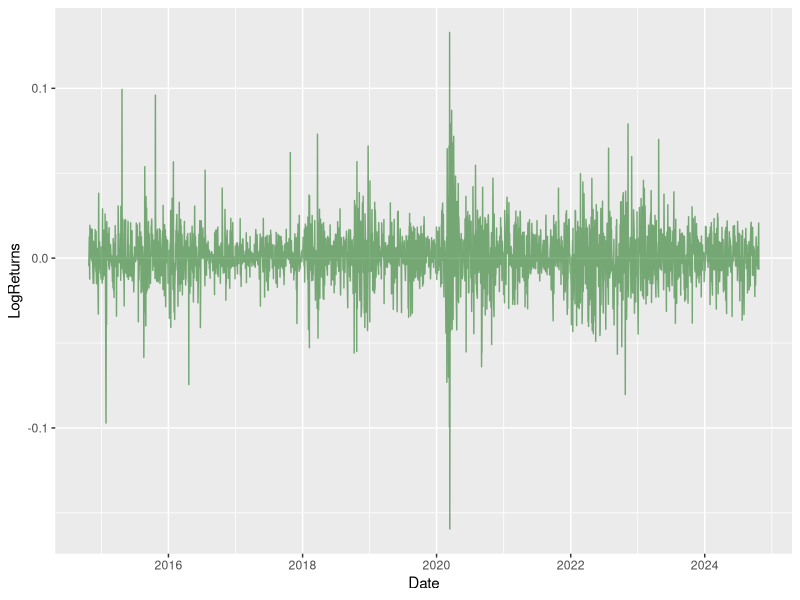
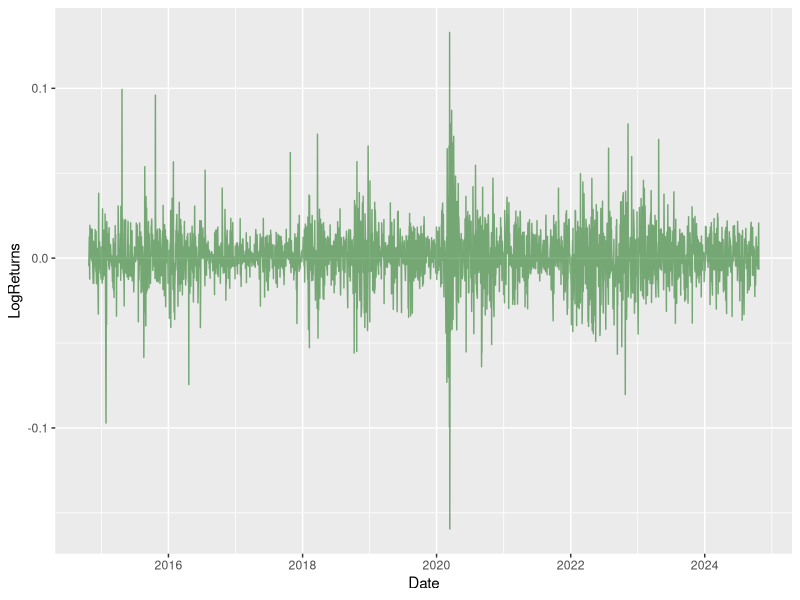
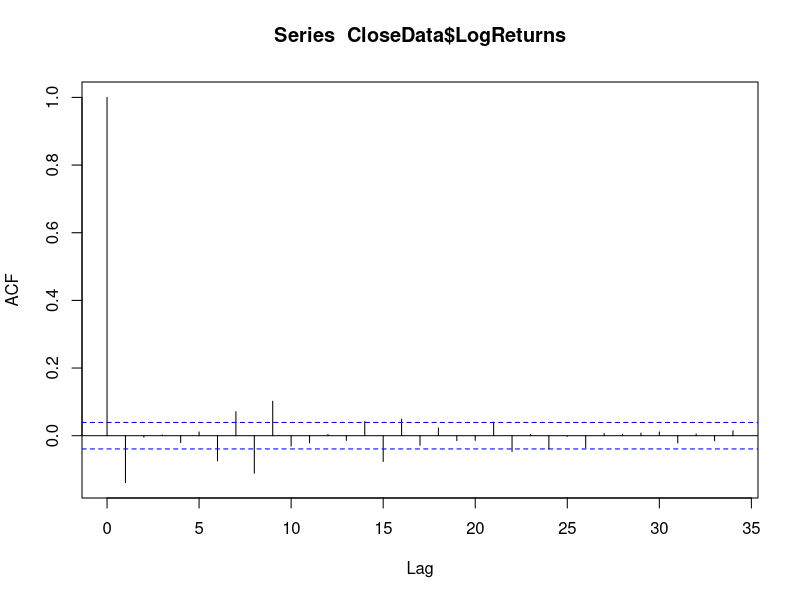
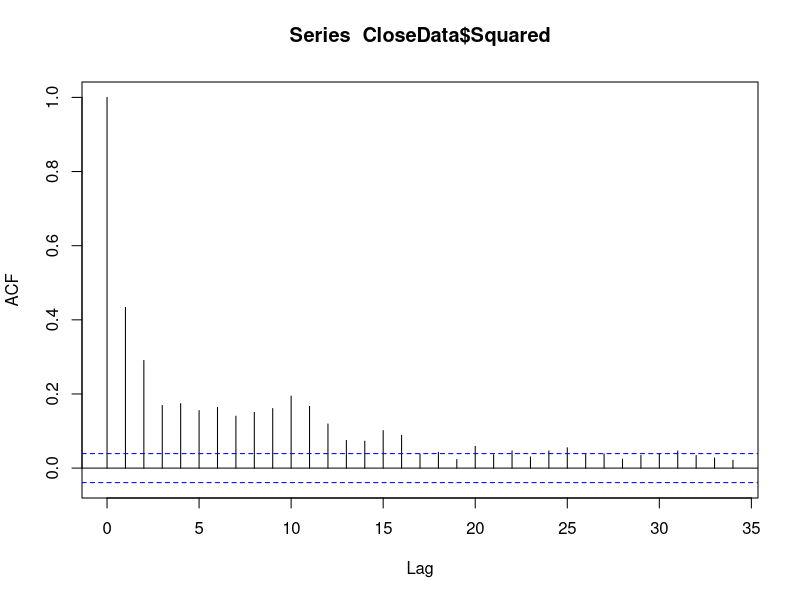
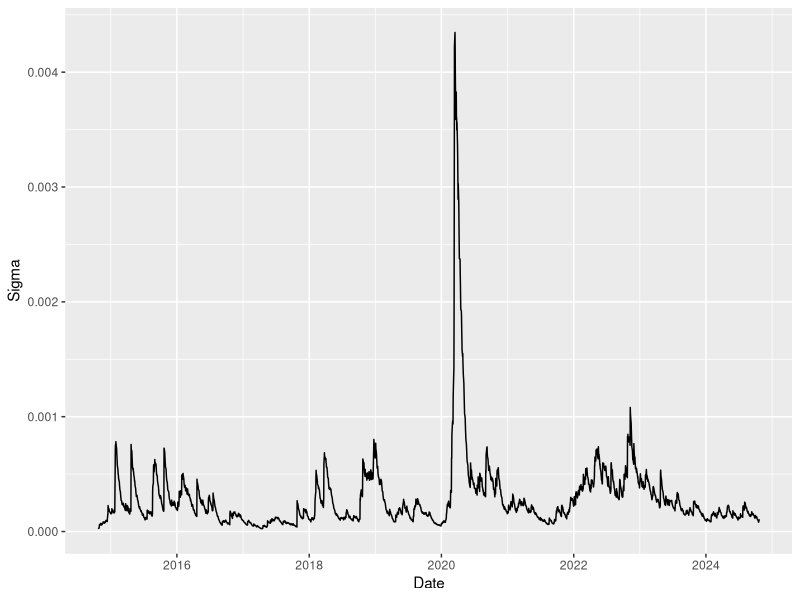
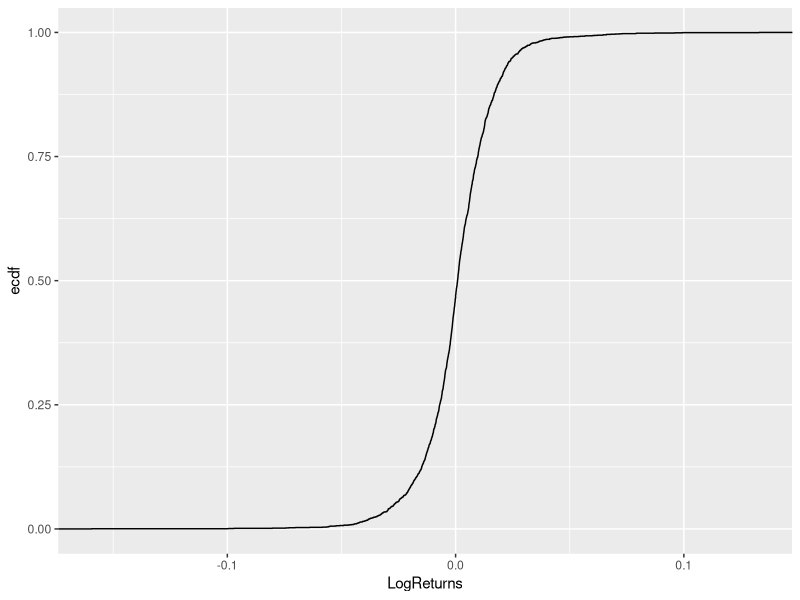

Here is the R script that generated these plots, in order:
library(ggplot2)
library(readr)
library(tidyverse)

setwd("~/Desktop/Statistik_AG/Blatt1")

# Microsoft Daten einlesen
MicrosoftData <- read_csv("MicrosoftData.csv", 
                      col_types = cols(Date = col_date(format = "%m/%d/%Y"), 
                                       `Close/Last` = col_number(), 
                                       Volume = col_number(), 
                                       Open = col_number(), High = col_number(), 
                                       Low = col_number()))
View(MicrosoftData)

## data frame einmal umdrehen damit daten aufsteigen

MicrosoftData <- MicrosoftData %>% arrange(Date)
View(MicrosoftData)

# Closing Prices extrahieren
CloseData <- subset(MicrosoftData, select = c("Date", "Close/Last"))

# LogReturns ausrechnen und in DataFrame einfügen
# genauer habe ich LogReturn = R_t = ln(P_{t+1}) - ln(P_t)
logreturns_vec <- diff(log(as.vector(CloseData$"Close/Last")))
n <- length(logreturns_vec)
# Hierfür letztes Datum entfernen
CloseData <- CloseData[1:n,]
CloseData$LogReturns <- logreturns_vec
rm(logreturns_vec)
View(CloseData)
# CloseData wegwerfen
# CloseData$`Close/Last` <- NULL

# Time Series plotten
Close_TS_Plot <- ggplot(CloseData, aes(x = Date, y = LogReturns)) +
  geom_line(color = "darkgreen", alpha = 0.5)
ggsave(Close_TS_Plot,
       filename = "M_Close_TS.pdf",
       device = "pdf")
print(Close_TS_Plot)

# Squared LogReturns 
CloseData$Squared <- NA
CloseData$Squared <- CloseData$LogReturns**2

# Autokorrelation
pdf(file = "M_Aut_LogReturns.pdf",   # The directory you want to save the file in
    width = 4, # The width of the plot in inches
    height = 4)
acf(CloseData$LogReturns)
dev.off()

pdf(file = "M_Aut_Squared_LogReturns.pdf",   # The directory you want to save the file in
    width = 4, # The width of the plot in inches
    height = 4)
acf(CloseData$Squared)
dev.off()

# RiskMetrics Model & Plot
CloseData$Sigma <- NA
CloseData$Sigma[1] <- CloseData$LogReturns[1]**2


for (i in (2:n)){
  CloseData$Sigma[i] = 0.94 * (CloseData$Sigma[i-1]) + (1-0.94) * CloseData$LogReturns[i]**2
}
rm(i)
View(CloseData)


Volatility_Plot <- ggplot(CloseData, aes(x = Date, y = Sigma)) +
  geom_line()
ggsave(Volatility_Plot,
       filename = "M_Volatility.pdf",
       device = "pdf")

# Jetzt können wir die Werte einfach ausrechnen
VaR_RM <- qnorm(0.95) * sqrt(CloseData$Sigma[n])
## (hier kommt es drauf an ob wir den alpha-%-VaR suchen oder den von R_t)
ES_RM <- (sqrt(CloseData$Sigma[n]) * dnorm(qnorm(0.95))) / (1-0.95)

# Erstmal die Empirische Verteilungsfunktion plotten
Empirische_F_Plot <-  ggplot(CloseData, aes(LogReturns)) + stat_ecdf(geom = "step")
ggsave(Empirische_F_Plot,
       filename = "M_Empirische_F.pdf",
       device = "pdf")

## Verteilungsfunktion von LogReturns
Fn <- ecdf(CloseData$LogReturns)
summary(Fn)
Var_H <- unname(quantile(CloseData$LogReturns, 0.95))
rm(Fn)
ES_H <- mean(CloseData$LogReturns > Var_H)


## Backtesting
## RiskMetrics
View(CloseData)
CloseData2 <- CloseData
CloseData2$Sigma <- NULL
CloseData2$Squared <- NULL
View(CloseData2)

CloseData2$Var_RM <- NA

# Funktion schreiben die Var_{t|t-1} zurückgibt
VarRechner_RM <- function(k){
  CloseData2$Sigma <- NA
  CloseData2$Sigma[k-500] = CloseData2$`Close/Last`[k-500]**2
  for (i in ((k-499):(k))){
    CloseData2$Sigma[i] <- 0.94 * (CloseData2$Sigma[i-1]) + (1-0.94) * CloseData2$LogReturns[i]**2 
  }
    return(sqrt(CloseData2$Sigma[k]) * qnorm(0.95))
}

# Jetzt Funktion für 501 bis n (letzer Wert) aufrufen
for (m in (501:n)){
  CloseData2$Var_RM[m] <- VarRechner_RM(m)
}
View(CloseData2)

# Jetzt Anzahl an exceedances ausrechnen
exceedances_RM = 0
for (m in (501:n)){
  if (CloseData2$LogReturns[m] > CloseData2$Var_RM[m]) {
    exceedances_RM <- exceedances_RM + 1
  }
}
VioR_RM <- exceedances_RM/ ((1-0.95) * (n-500))
rm(m)

## Historical Simulation Variante 1 (estimation window only)
# neue Spalte anlegen
CloseData2$Var_H1 <- NA
View(CloseData2)

# Var_H1 ausrechnen
for (l in (501:n)){
  CloseData2$Var_H1[l] <- unname(quantile(CloseData2$LogReturns[(l-500):(l-1)], 0.95))
}
View(CloseData2)

# exceedances_H1
exceedances_H1 = 0
for (m in (501:n)){
  if (CloseData2$LogReturns[m] > CloseData2$Var_H1[m]) {
    exceedances_H1 <- exceedances_H1 + 1
  }
}
VioR_H1 <- exceedances_H1/ ((1-0.95) * (n-500))

## Historical Simulation Variante 2 (ganze Vergangenheit als est window)

CloseData2$Var_H2 <- NA
View(CloseData2)

# Var_H2 ausrechnen
for (l in (501:n)){
  CloseData2$Var_H2[l] <- unname(quantile(CloseData2$LogReturns[1:(l-1)], 0.95))
}
View(CloseData2)

# exceedances_H2
exceedances_H2 = 0
for (m in (501:n)){
  if (CloseData2$LogReturns[m] > CloseData2$Var_H2[m]) {
    exceedances_H2 <- exceedances_H2 + 1
  }
}
VioR_H2 <- exceedances_H2/ ((1-0.95) * (n-500))

## unnötige Variablen entfernen
rm(l, m, n)

